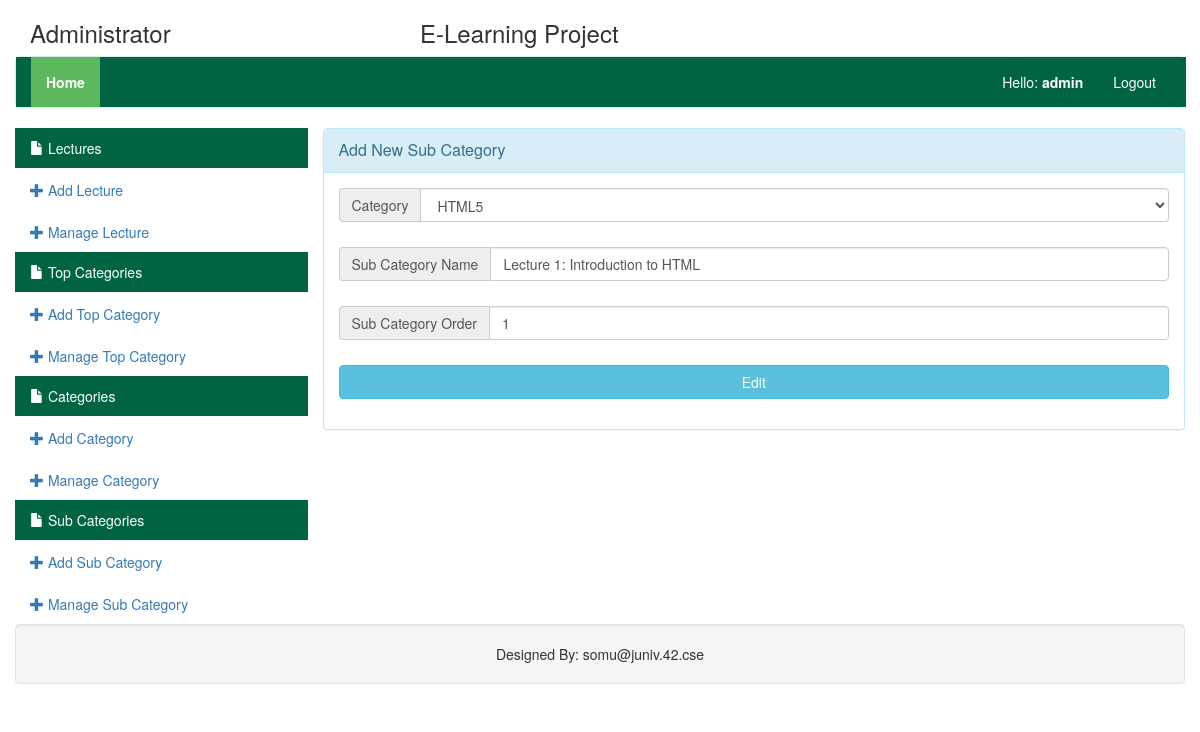
The app's page /admin/add_sub_category.php?edit_id=1 (signed in), older data.
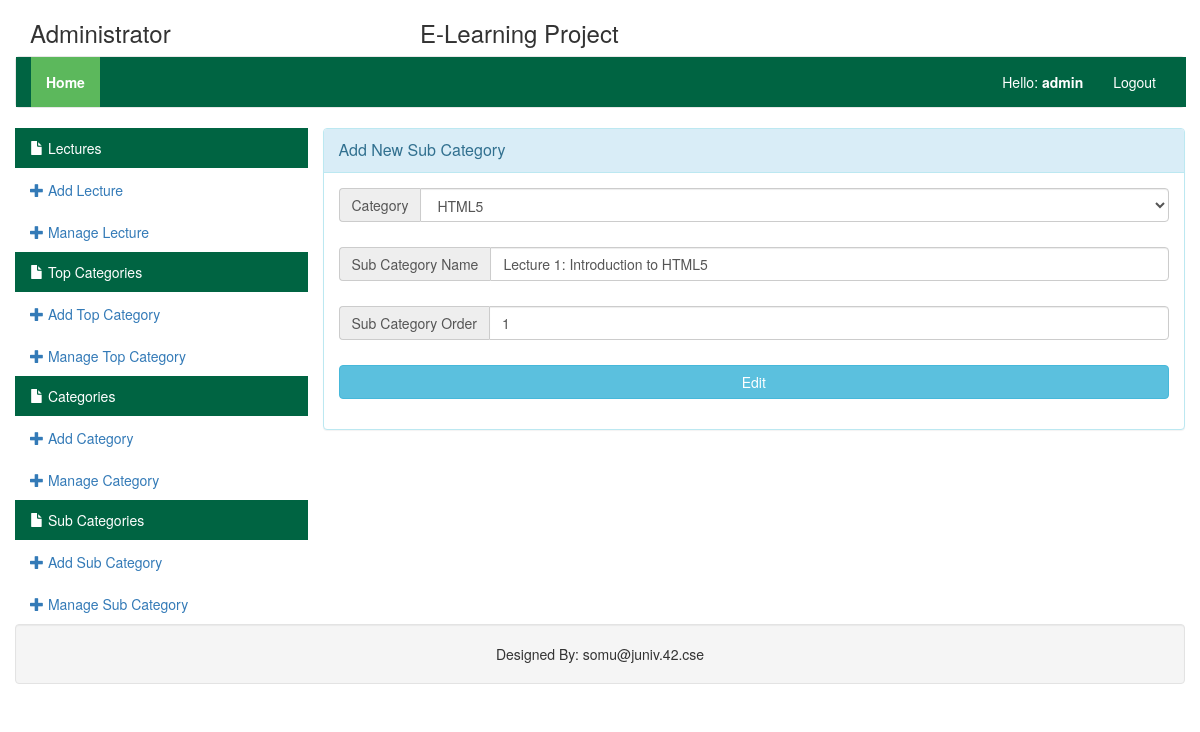
The same page, newer data.
### tables this page shows
CREATE TABLE `table_sub_category` (
  `sub_category_id` int(11) NOT NULL,
  `sub_category_name` varchar(200) NOT NULL,
  `sub_category_order` int(11) NOT NULL,
  `category_id` int(11) NOT NULL
);

### connection.php (called while the page is built, shortened)
<?php
	function mres($con, $data) {
		return mysqli_real_escape_string($con, rtrim(ltrim($data)));
	}
 ?>

### admin/add_sub_category.php (the view, shortened to what this page needs)
<?php
	include "../connection.php";
	$sub_category_name="";
	$sub_category_order="";
	$category_id="";
	if (isset($_GET["edit_id"])) {
		$qe = mysqli_query($con, "select * from table_sub_category where sub_category_id='".mres($con, $_GET["edit_id"])."'");
		while ($row = $qe->fetch_assoc()) {
			$sub_category_name=$row["sub_category_name"];
			$sub_category_order=$row["sub_category_order"];
			$category_id=$row["category_id"];
		}
	}
 ?>
<?php include "header.php"; ?>
	<div class="row" style="padding-left: 0px; padding-right: 0px;">
		<div class="col-lg-3 col-md-3 col-sm-3 col-xs-12" style="padding-left: 0px; padding-right: 0px;">
			<?php include "left_menu.php"; ?>
		</div>
		<div class="col-lg-9 col-md-9 col-sm-9 col-xs-12" style="padding-right: 0px;">
			<div class="panel panel-info">
				<div class="panel-heading">
					<div class="panel-title">Add New Sub Category</div>
				</div>
				<div class="panel-body">
					<form id="form_sub_category" class="form-horizontal" rol="form" method="post" action='<?php echo $_SERVER["PHP_SELF"]; ?>'>
						<div style="margin-bottom: 25px;" class="input-group">
							<span class="input-group-addon">Category</span>
							<select id="category_id" name="category_id" class="form-control">
								<?php
									$qtc = mysqli_query($con, "select * from table_category order by category_order desc");
									while ($row = $qtc->fetch_assoc()) {
										if ($row["category_id"] == $category_id) {
											echo '<option value="'.$row["category_id"].'" selected>'.$row["category_name"].'</option>';
										}
										else {
											echo '<option value="'.$row["category_id"].'">'.$row["category_name"].'</option>';
										}
									}
								 ?>
							</select>
						</div>
						<div style="margin-bottom: 25px;" class="input-group">
							<span class="input-group-addon">Sub Category Name</span>
							<input id="text_sub_category_name" type="text" class="form-control" name="text_sub_category_name" value="<?php echo $sub_category_name; ?>">
						</div>
						<div style="margin-bottom: 25px;" class="input-group">
							<span class="input-group-addon">Sub Category Order</span>
							<input id="text_sub_category_order" type="text" class="form-control" name="text_sub_category_order" value="<?php echo $sub_category_order; ?>">
						</div>
						<div style="margin-top: 10px;" class="form-group">
							<div class="col-sm-12 controls">
								<?php
									if (!isset($_GET["edit_id"])) {
										echo '<input type="submit" id="btn_save" name="btn_save" class="btn btn-info btn-block btn-large" value="Save">';
									}
									else {
										echo '<input type="submit" id="btn_edit" name="btn_edit" class="btn btn-info btn-block btn-large" value="Edit">';
									}
								 ?>
							</div>
						</div>
					</form>
				</div>
			</div>
		</div>
	</div>
<?php include "footer.php"; ?>

Row changes from the older to the newer data that the page shows:
changed table_sub_category: text_sub_category_name "Lecture 1: Introduction to HTML" → "Lecture 1: Introduction to HTML5"
